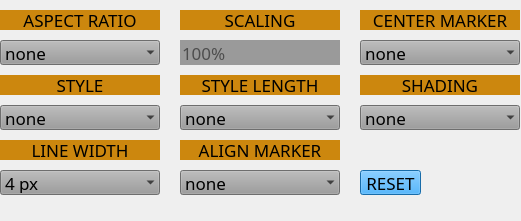
   <widget class="QFrame" name="fFrameline">
    <property name="geometry">
     <rect>
      <x>559</x>
      <y>39</y>
      <width>521</width>
      <height>221</height>
     </rect>
    </property>
    <property name="frameShape">
     <enum>QFrame::NoFrame</enum>
    </property>
    <property name="frameShadow">
     <enum>QFrame::Raised</enum>
    </property>
    <widget class="QLabel" name="labelStyleLen">
     <property name="geometry">
      <rect>
       <x>180</x>
       <y>75</y>
       <width>160</width>
       <height>20</height>
      </rect>
     </property>
     <property name="font">
      <font>
       <family>Arial Unicode MS</family>
       <pointsize>13</pointsize>
       <weight>50</weight>
       <bold>false</bold>
      </font>
     </property>
     <property name="styleSheet">
      <string notr="true">color:rgb(0,0,0);
background-color: rgb(204, 135, 14);</string>
     </property>
     <property name="text">
      <string>STYLE LENGTH</string>
     </property>
     <property name="alignment">
      <set>Qt::AlignCenter</set>
     </property>
    </widget>
    <widget class="QLabel" name="labelShade">
     <property name="geometry">
      <rect>
       <x>360</x>
       <y>75</y>
       <width>160</width>
       <height>20</height>
      </rect>
     </property>
     <property name="font">
      <font>
       <family>Arial Unicode MS</family>
       <pointsize>13</pointsize>
       <weight>50</weight>
       <bold>false</bold>
      </font>
     </property>
     <property name="styleSheet">
      <string notr="true">color:rgb(0,0,0);
background-color: rgb(204, 135, 14);</string>
     </property>
     <property name="text">
      <string>SHADING</string>
     </property>
     <property name="alignment">
      <set>Qt::AlignCenter</set>
     </property>
    </widget>
    <widget class="QPushButton" name="pbFLAReset">
     <property name="geometry">
      <rect>
       <x>360</x>
       <y>170</y>
       <width>61</width>
       <height>25</height>
      </rect>
     </property>
     <property name="font">
      <font>
       <family>Arial Unicode MS</family>
       <pointsize>13</pointsize>
       <weight>50</weight>
       <bold>false</bold>
      </font>
     </property>
     <property name="styleSheet">
      <string notr="true">color: rgb(0,0,0);
background-color: rgb(33, 151, 237);
selection-background-color: rgb(154, 154, 154);</string>
     </property>
     <property name="text">
      <string>RESET</string>
     </property>
     <property name="autoDefault">
      <bool>true</bool>
     </property>
    </widget>
    <widget class="QLabel" name="labelStyle">
     <property name="geometry">
      <rect>
       <x>0</x>
       <y>75</y>
       <width>160</width>
       <height>20</height>
      </rect>
     </property>
     <property name="font">
      <font>
       <family>Arial Unicode MS</family>
       <pointsize>13</pointsize>
       <weight>50</weight>
       <bold>false</bold>
      </font>
     </property>
     <property name="styleSheet">
      <string notr="true">color:rgb(0,0,0);
background-color: rgb(204, 135, 14);</string>
     </property>
     <property name="text">
      <string>STYLE</string>
     </property>
     <property name="alignment">
      <set>Qt::AlignCenter</set>
     </property>
    </widget>
    <widget class="QLabel" name="labelScaling">
     <property name="geometry">
      <rect>
       <x>180</x>
       <y>10</y>
       <width>160</width>
       <height>20</height>
      </rect>
     </property>
     <property name="font">
      <font>
       <family>Arial Unicode MS</family>
       <pointsize>13</pointsize>
       <weight>50</weight>
       <bold>false</bold>
      </font>
     </property>
     <property name="styleSheet">
      <string notr="true">color:rgb(0,0,0);
background-color: rgb(204, 135, 14);</string>
     </property>
     <property name="text">
      <string>SCALING</string>
     </property>
     <property name="alignment">
      <set>Qt::AlignCenter</set>
     </property>
    </widget>
    <widget class="QLabel" name="labelCenterMarker">
     <property name="geometry">
      <rect>
       <x>360</x>
       <y>10</y>
       <width>160</width>
       <height>20</height>
      </rect>
     </property>
     <property name="font">
      <font>
       <family>Arial Unicode MS</family>
       <pointsize>13</pointsize>
       <weight>50</weight>
       <bold>false</bold>
      </font>
     </property>
     <property name="styleSheet">
      <string notr="true">color:rgb(0,0,0);
background-color: rgb(204, 135, 14);</string>
     </property>
     <property name="text">
      <string>CENTER MARKER</string>
     </property>
     <property name="alignment">
      <set>Qt::AlignCenter</set>
     </property>
    </widget>
    <widget class="QComboBox" name="cbAlignFL">
     <property name="geometry">
      <rect>
       <x>180</x>
       <y>170</y>
       <width>160</width>
       <height>25</height>
      </rect>
     </property>
     <property name="font">
      <font>
       <family>Arial Unicode MS</family>
       <pointsize>13</pointsize>
       <weight>50</weight>
       <bold>false</bold>
      </font>
     </property>
     <property name="styleSheet">
      <string notr="true">background-color: rgb(154, 154, 154);
color: rgb(0, 0, 0);
selection-background-color: rgb(120, 120, 120);</string>
     </property>
     <property name="frame">
      <bool>false</bool>
     </property>
     <item>
      <property name="text">
       <string>none</string>
      </property>
     </item>
     <item>
      <property name="text">
       <string>Frameline A</string>
      </property>
     </item>
     <item>
      <property name="text">
       <string>Frameline B</string>
      </property>
     </item>
     <item>
      <property name="text">
       <string>Frameline C</string>
      </property>
     </item>
    </widget>
    <widget class="QComboBox" name="cbShadingFL">
     <property name="geometry">
      <rect>
       <x>360</x>
       <y>105</y>
       <width>160</width>
       <height>25</height>
      </rect>
     </property>
     <property name="font">
      <font>
       <family>Arial Unicode MS</family>
       <pointsize>13</pointsize>
       <weight>50</weight>
       <bold>false</bold>
      </font>
     </property>
     <property name="styleSheet">
      <string notr="true">background-color: rgb(154, 154, 154);
color: rgb(0, 0, 0);
selection-background-color: rgb(120, 120, 120);</string>
     </property>
     <property name="frame">
      <bool>false</bool>
     </property>
     <item>
      <property name="text">
       <string>none</string>
      </property>
     </item>
     <item>
      <property name="text">
       <string>25%</string>
      </property>
     </item>
     <item>
      <property name="text">
       <string>50%</string>
      </property>
     </item>
     <item>
      <property name="text">
       <string>75%</string>
      </property>
     </item>
     <item>
      <property name="text">
       <string>100%</string>
      </property>
     </item>
    </widget>
    <widget class="QLineEdit" name="leScalingFL">
     <property name="geometry">
      <rect>
       <x>180</x>
       <y>40</y>
       <width>160</width>
       <height>25</height>
      </rect>
     </property>
     <property name="font">
      <font>
       <family>Arial Unicode MS</family>
       <pointsize>13</pointsize>
       <weight>50</weight>
       <bold>false</bold>
      </font>
     </property>
     <property name="focusPolicy">
      <enum>Qt::NoFocus</enum>
     </property>
     <property name="styleSheet">
      <string notr="true">background-color: rgb(154, 154, 154);
color: rgb(0, 0, 0);
selection-background-color: rgb(120, 120, 120);</string>
     </property>
     <property name="text">
      <string/>
     </property>
     <property name="frame">
      <bool>false</bool>
     </property>
     <property name="placeholderText">
      <string>100%</string>
     </property>
    </widget>
    <widget class="QComboBox" name="cbRatioFL">
     <property name="geometry">
      <rect>
       <x>0</x>
       <y>40</y>
       <width>160</width>
       <height>25</height>
      </rect>
     </property>
     <property name="font">
      <font>
       <family>Arial Unicode MS</family>
       <pointsize>13</pointsize>
       <weight>50</weight>
       <bold>false</bold>
      </font>
     </property>
     <property name="styleSheet">
      <string notr="true">background-color: rgb(154, 154, 154);
color: rgb(0, 0, 0);
selection-background-color: rgb(120, 120, 120);</string>
     </property>
     <property name="frame">
      <bool>false</bool>
     </property>
     <item>
      <property name="text">
       <string>none</string>
      </property>
     </item>
     <item>
      <property name="text">
       <string>1.33:1</string>
      </property>
     </item>
     <item>
      <property name="text">
       <string>1.66:1</string>
      </property>
     </item>
     <item>
      <property name="text">
       <string>1.78:1</string>
      </property>
     </item>
     <item>
      <property name="text">
       <string>1.85:1</string>
      </property>
     </item>
     <item>
      <property name="text">
       <string>2.00:1</string>
      </property>
     </item>
     <item>
      <property name="text">
       <string>2.39:1</string>
      </property>
     </item>
     <item>
      <property name="text">
       <string>1:1</string>
      </property>
     </item>
     <item>
      <property name="text">
       <string>Custom</string>
      </property>
     </item>
    </widget>
    <widget class="QLabel" name="labelRatio">
     <property name="geometry">
      <rect>
       <x>0</x>
       <y>10</y>
       <width>160</width>
       <height>20</height>
      </rect>
     </property>
     <property name="font">
      <font>
       <family>Arial Unicode MS</family>
       <pointsize>13</pointsize>
       <weight>50</weight>
       <bold>false</bold>
      </font>
     </property>
     <property name="styleSheet">
      <string notr="true">color:rgb(0,0,0);
background-color: rgb(204, 135, 14);</string>
     </property>
     <property name="text">
      <string>ASPECT RATIO</string>
     </property>
     <property name="alignment">
      <set>Qt::AlignCenter</set>
     </property>
    </widget>
    <widget class="QComboBox" name="cbStyleFL">
     <property name="geometry">
      <rect>
       <x>0</x>
       <y>105</y>
       <width>160</width>
       <height>25</height>
      </rect>
     </property>
     <property name="font">
      <font>
       <family>Arial Unicode MS</family>
       <pointsize>13</pointsize>
       <weight>50</weight>
       <bold>false</bold>
      </font>
     </property>
     <property name="styleSheet">
      <string notr="true">background-color: rgb(154, 154, 154);
color: rgb(0, 0, 0);
selection-background-color: rgb(120, 120, 120);</string>
     </property>
     <property name="frame">
      <bool>false</bool>
     </property>
     <item>
      <property name="text">
       <string>none</string>
      </property>
     </item>
     <item>
      <property name="text">
       <string>Full Box</string>
      </property>
     </item>
     <item>
      <property name="text">
       <string>Top/Bottom</string>
      </property>
     </item>
     <item>
      <property name="text">
       <string>Left/Right</string>
      </property>
     </item>
     <item>
      <property name="text">
       <string>Corner</string>
      </property>
     </item>
     <item>
      <property name="text">
       <string>Tick Width</string>
      </property>
     </item>
     <item>
      <property name="text">
       <string>Tick Height</string>
      </property>
     </item>
    </widget>
    <widget class="QComboBox" name="cbLineWidthFL">
     <property name="geometry">
      <rect>
       <x>0</x>
       <y>170</y>
       <width>160</width>
       <height>25</height>
      </rect>
     </property>
     <property name="font">
      <font>
       <family>Arial Unicode MS</family>
       <pointsize>13</pointsize>
       <weight>50</weight>
       <bold>false</bold>
      </font>
     </property>
     <property name="styleSheet">
      <string notr="true">background-color: rgb(154, 154, 154);
color: rgb(0, 0, 0);
selection-background-color: rgb(120, 120, 120);</string>
     </property>
     <property name="currentIndex">
      <number>1</number>
     </property>
     <property name="frame">
      <bool>false</bool>
     </property>
     <item>
      <property name="text">
       <string>2 px</string>
      </property>
     </item>
     <item>
      <property name="text">
       <string>4 px</string>
      </property>
     </item>
     <item>
      <property name="text">
       <string>6 px</string>
      </property>
     </item>
     <item>
      <property name="text">
       <string>8 px</string>
      </property>
     </item>
     <item>
      <property name="text">
       <string>10 px</string>
      </property>
     </item>
    </widget>
    <widget class="QLabel" name="labelLineWIdth">
     <property name="geometry">
      <rect>
       <x>0</x>
       <y>140</y>
       <width>160</width>
       <height>20</height>
      </rect>
     </property>
     <property name="font">
      <font>
       <family>Arial Unicode MS</family>
       <pointsize>13</pointsize>
       <weight>50</weight>
       <bold>false</bold>
      </font>
     </property>
     <property name="styleSheet">
      <string notr="true">color:rgb(0,0,0);
background-color: rgb(204, 135, 14);</string>
     </property>
     <property name="text">
      <string>LINE WIDTH</string>
     </property>
     <property name="alignment">
      <set>Qt::AlignCenter</set>
     </property>
    </widget>
    <widget class="QComboBox" name="cbCenterMarkerFL">
     <property name="geometry">
      <rect>
       <x>360</x>
       <y>40</y>
       <width>160</width>
       <height>25</height>
      </rect>
     </property>
     <property name="font">
      <font>
       <family>Arial Unicode MS</family>
       <pointsize>13</pointsize>
       <weight>50</weight>
       <bold>false</bold>
      </font>
     </property>
     <property name="styleSheet">
      <string notr="true">background-color: rgb(154, 154, 154);
color: rgb(0, 0, 0);
selection-background-color: rgb(120, 120, 120);</string>
     </property>
     <property name="frame">
      <bool>false</bool>
     </property>
     <item>
      <property name="text">
       <string>none</string>
      </property>
     </item>
     <item>
      <property name="text">
       <string>Cross</string>
      </property>
     </item>
     <item>
      <property name="text">
       <string>Small Cross</string>
      </property>
     </item>
     <item>
      <property name="text">
       <string>Dot</string>
      </property>
     </item>
     <item>
      <property name="text">
       <string>Small Dot</string>
      </property>
     </item>
    </widget>
    <widget class="QLabel" name="labelAlignMarker">
     <property name="geometry">
      <rect>
       <x>180</x>
       <y>140</y>
       <width>160</width>
       <height>20</height>
      </rect>
     </property>
     <property name="font">
      <font>
       <family>Arial Unicode MS</family>
       <pointsize>13</pointsize>
       <weight>50</weight>
       <bold>false</bold>
      </font>
     </property>
     <property name="styleSheet">
      <string notr="true">color:rgb(0,0,0);
background-color: rgb(204, 135, 14);</string>
     </property>
     <property name="text">
      <string>ALIGN MARKER</string>
     </property>
     <property name="alignment">
      <set>Qt::AlignCenter</set>
     </property>
    </widget>
    <widget class="QComboBox" name="cbStyleLenFL">
     <property name="geometry">
      <rect>
       <x>180</x>
       <y>105</y>
       <width>160</width>
       <height>25</height>
      </rect>
     </property>
     <property name="font">
      <font>
       <family>Arial Unicode MS</family>
       <pointsize>13</pointsize>
       <weight>50</weight>
       <bold>false</bold>
      </font>
     </property>
     <property name="styleSheet">
      <string notr="true">background-color: rgb(154, 154, 154);
color: rgb(0, 0, 0);
selection-background-color: rgb(120, 120, 120);</string>
     </property>
     <property name="frame">
      <bool>false</bool>
     </property>
     <item>
      <property name="text">
       <string>none</string>
      </property>
     </item>
     <item>
      <property name="text">
       <string>Regular</string>
      </property>
     </item>
     <item>
      <property name="text">
       <string>Short</string>
      </property>
     </item>
     <item>
      <property name="text">
       <string>Medium</string>
      </property>
     </item>
     <item>
      <property name="text">
       <string>Long</string>
      </property>
     </item>
    </widget>
   </widget>
